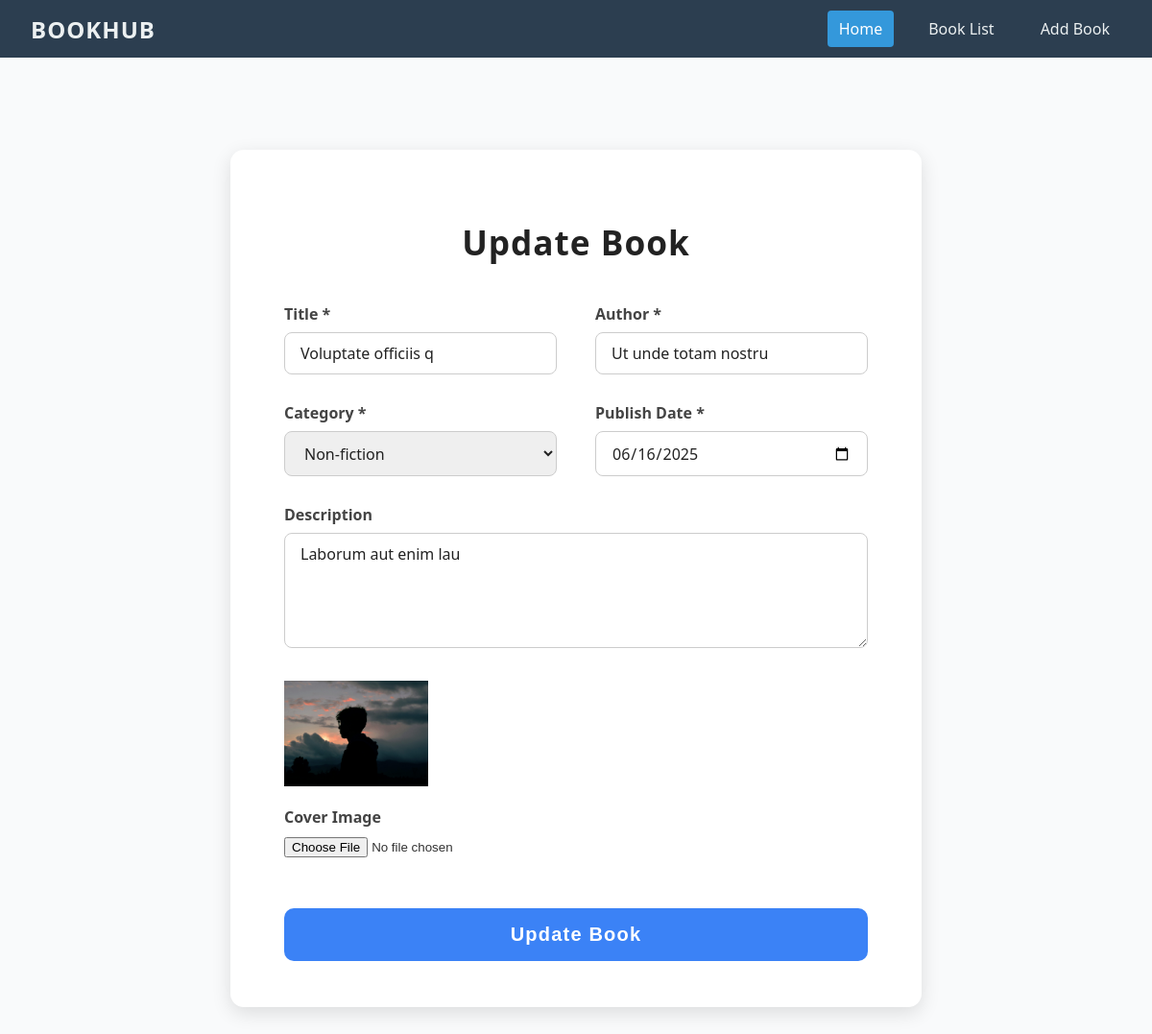
The page /book_update/11/ on the database its author committed.
### books/models.py (models this page shows)
class booksModel(models.Model):
    BookTitle = models.CharField(max_length=50, null=True)
    BookAuthor = models.CharField(max_length=50, null=True)
    BookCategory = models.CharField(max_length=100, null=True)
    BookPublishDate = models.DateField(auto_now_add=True, null=True)
    BookDescription = models.TextField(null=True)
    BookCoverPhoto = models.ImageField(upload_to='Media/cover_photo', null=True)

### books/views.py (the view, shortened to what this page needs)
# urls.py: path('book_update/<str:id>/', bookUpdate, name='bookUpdate'),
def bookUpdate(request, id):
    books = booksModel.objects.get(id=id)
    return render(request, 'book_update.html', {'books': books})

### books/Template/books/book_update.html (shortened to what this page needs)
{% extends "home.html" %}
{% block body %}
<div class="body">
  <main>
    <h1>Update Book</h1>
    <form method="POST" action="" enctype="multipart/form-data" novalidate>
      <div>
  <label for="title">Title *</label>
  <input type="text" id="title" name="title" placeholder="Enter book title" required autocomplete="off" value="{{ books.BookTitle }}" />
</div>
<div>
  <label for="author">Author *</label>
  <input type="text" id="author" name="author" placeholder="Enter author name" required autocomplete="off" value="{{ books.BookAuthor }}" />
</div>
<div>
  <label for="category">Category *</label>
  <select id="category" name="category" required>
    <option {% if books.BookCategory == 'Non-fiction' %}selected{% endif %}>Non-fiction</option>
  </select>
</div>
<div>
  <label for="publishDate">Publish Date *</label>
  <input type="date" id="publishDate" name="publishDate" required value="{{ books.BookPublishDate|date:'Y-m-d' }}" />
</div>
<div class="full-width">
  <label for="description">Description</label>
  <textarea id="description" name="description" placeholder="Enter a brief description (optional)">{{ books.BookDescription }}</textarea>
</div>
<div class="full-width">
  {% if books.BookCoverPhoto %}
    <img src="/{{ books.BookCoverPhoto }}" alt="Current Cover" style="max-width: 150px; margin-bottom: 1rem;" />
  {% endif %}
  <label for="cover">Cover Image</label>
  <input type="file" name="cover" value="{{ books.BookCoverPhoto }}" id="cover" />
</div>
      <button type="submit" aria-label="Add Book">Update Book</button>
    </form>
  </main>
</div>
{% endblock body %}

### books/Template/books/home.html (style rules this page uses)
* { box-sizing: border-box; }
body { margin: 0; font-family: 'Segoe UI', Tahoma, Geneva, Verdana, sans-serif; background: #f4f6f8; color: #333; }
main { max-width: 900px; margin: 2rem auto; background: white; padding: 2rem; border-radius: 8px; box-shadow: 0 3px 15px rgba(0,0,0,0.1); }

### books/Template/books/book_update.html (style rules this page uses)
.body { font-family: 'Segoe UI', Tahoma, Geneva, Verdana, sans-serif; background: #f9fafb; margin: 0; padding: 4rem 2rem; display: flex; justify-content: center; align-items: flex-start; min-height: 100vh; }
main { background: #fff; max-width: 720px; width: 100%; padding: 3rem 3.5rem; border-radius: 14px; box-shadow: 0 6px 20px rgba(0,0,0,0.12); transition: box-shadow 0.3s ease; }
h1 { margin-bottom: 2.5rem; font-weight: 700; color: #222; text-align: center; font-size: 2.2rem; letter-spacing: 1px; }
form { display: grid; grid-template-columns: 1fr 1fr; gap: 1.8rem 2.5rem; }
form > div.full-width { grid-column: 1 / -1; }
label { display: block; font-weight: 600; margin-bottom: 0.5rem; color: #444; font-size: 1rem; }
input[type="text"], input[type="date"], select, textarea { width: 100%; padding: 0.65rem 1rem; border: 1.5px solid #ccc; border-radius: 8px; font-size: 1rem; font-weight: 500; color: #222; font-family: inherit; transition: border-color 0.2s ease, box-shadow 0.2s ease; }
textarea { min-height: 120px; resize: vertical; }
button { grid-column: 1 / -1; margin-top: 1.5rem; background-color: #3b82f6; color: white; font-weight: 700; padding: 1rem 0; border: none; border-radius: 10px; cursor: pointer; font-size: 1.25rem; letter-spacing: 1.2px; transition: background-color 0.25s ease; }

### rows shown on the page
booksModel: title "Voluptate officiis q", author "Ut unde totam nostru", category "Non-fiction", publishDate "06/16/2025", description "Laborum aut enim lau", BookCoverPhoto (picture)
